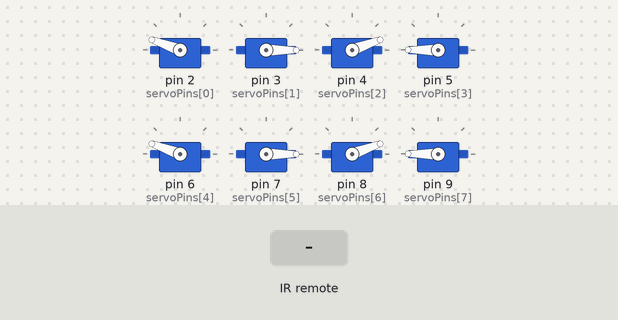
The sketch below on a simulated Arduino Uno, built with avr-gcc and run on an emulated ATmega328P. Shown: 8 × servo. The test bench sets the inputs (shaded band).

Above: at 5.2 s.
5.3 s: infrared code 0x0C received
At 6.2 s:
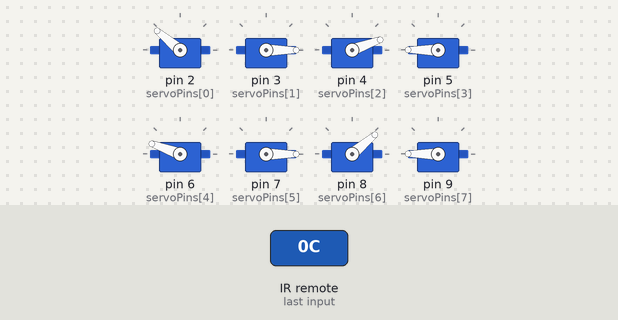
At 7.6 s:
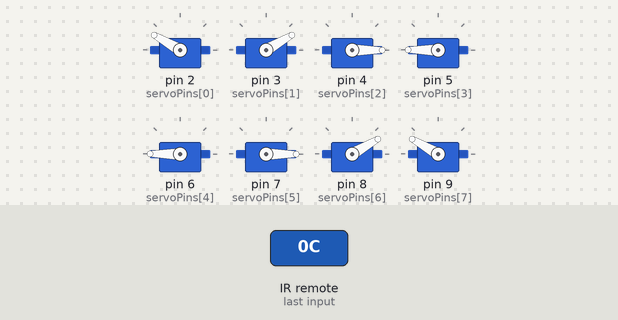
14.3 s: infrared code 0x16 received
At 14.8 s:
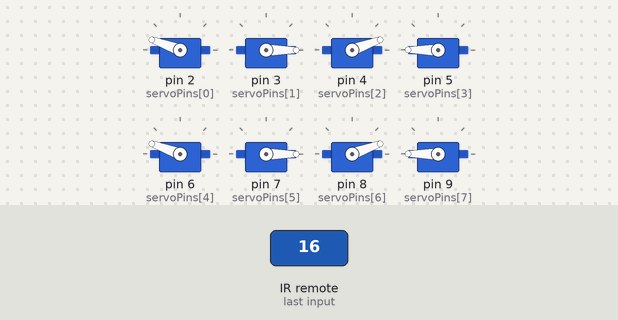
Timing chart, 0 to 17.3 s (numbered marks = the images above; inputs shaded):
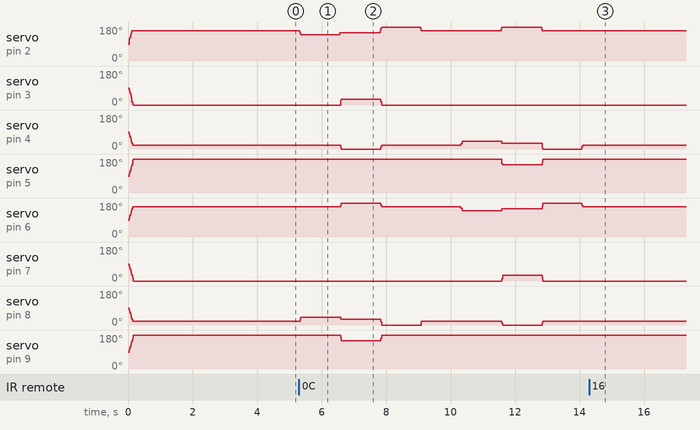

The sketch:

main.ino
```cpp
// Welcome to my quadrupled MKII's controller program
// There is (hopefully) an attatched read me with doumentation of how this works!
// Furthermore, all of my coding sessions are logged in a text document as well. Enjoy!

#include "mainHelper.h"

void setup() {

  // begin serial reading
  Serial.begin(115200);
  IrReceiver.begin(IR_PIN, ENABLE_LED_FEEDBACK);

  // attatch each servo to the pins
  for( int i = 0; i < 8; i++ ) {

        servos[ i ].attach( servoPins[ i ] );
  }

  // go to home position on startup
  homePosition( servos );

  delay(3000);
}

// main loop of the robot
void loop() {

  if( !IrReceiver.decode() ) {
    return;
  }

  // decode the data of the IR remote
  auto &d = IrReceiver.decodedIRData;

  // determine if 0 (home) or 1 (gallop)
  switch( d.command ) {

    case 0x16:

      homePosition( servos );
      break;

    case 0x0c:

      gallopingGait( servos );
      break;
  }

  IrReceiver.resume();
}

void gallopingGait( ServoEasing (&servos)[8] ) {

  // continues walk cycle until home position
  while( 1 ) {

    auto &d = IrReceiver.decodedIRData;

    if( IrReceiver.decode() ) {

      uint8_t cmd = IrReceiver.decodedIRData.command;

      IrReceiver.resume();

      if (cmd == 0x16) {

        // exit back to home
        homePosition(servos);
        return;
      }
    }

    // phase 1
    moveRobot( servos, gallopPhase1, motorTimingGallop1 );
    delay(250);

    // phase 2
    moveRobot( servos, gallopPhase2, motorTimingGallop2 );
    delay(250);

    // phase 3
    moveRobot( servos, gallopPhase3, motorTimingGallop3 );
    delay(250);

    // phase 4
    moveRobot( servos, homePositions, motorTimingHomePositon );
    delay(250);

    // phase 5
    moveRobot( servos, gallopPhase4, motorTimingGallop1 );
    delay(250);

    // phase 6
    moveRobot( servos, gallopPhase5, motorTimingGallop4 );
    delay(250);

    // phase 7
    moveRobot( servos, gallopPhase6, motorTimingGallop4 );
    delay(250);

    // phase 8
    moveRobot( servos, homePositions, motorTimingHomePositon );
    delay(250);
  }
}

// Function name: homePosition
// Input: all the servos for the legs      U   L  U   L    U   L  U   L
// Output: Movement to the home position (180, 0, 0, 180, 180, 0, 0, 180)
// Process: Moves the robot to home position
void homePosition( ServoEasing ( &servos )[ 8 ] ) {

  moveRobot( servos, homePositions, motorTimingHomePositon );
}

// Function name: MoveRobot
// Input: - Array in the following order with a upper and lower for each: FL, FR, BL, BR
// Output: Modularized movement, potential to setup LED output
// Process: One loop to set positions, then ease all motors to destinations
void moveRobot( ServoEasing ( &servos )[ 8 ], int destinationPositions[], int timings[] ) {

  for( int i = 0; i < 8; i++ ) {

    servos[i].setEaseTo( destinationPositions[i], timings[i] );
  }

  // move all servos at once
  synchronizeAllServosStartAndWaitForAllServosToStop();
}
```

mainHelper.h
```cpp
#ifndef MY_HELPERS_H
#define MY_HELPERS_H

// Libraries
#include <Arduino.h>
#include <IRremote.hpp>
#include <ServoEasing.hpp>
#include "motorUtilities.h"

// Setup IR
const int IR_PIN = 11;
decode_results results;
ServoEasing servos[8];

// Constants

// home position (every upper value is -+20)
const int homePositions[ 8 ] = { 160, 0, 20, 180, 160, 0, 20, 180 };

const int gallopPhase1[ 8 ] = { 140, 0, 20, 180, 160, 0, 40, 180 };

const int gallopPhase2[ 8 ] = { 150, 30, 0, 180, 180, 0, 30, 150 };

const int gallopPhase3[ 8 ] = { 180, 0, 20, 180, 160, 0, 0, 180 };

// opposite side (FR and BL drag)
const int gallopPhase4[ 8 ] = { 160, 0, 40, 180, 140, 0, 20, 180 };

const int gallopPhase5[ 8 ] = { 180, 0, 30, 150, 150, 30, 0, 180 };

const int gallopPhase6[ 8 ] = { 160, 0, 0, 180, 180, 0, 20, 180 };

// timings
const int motorTimingGallop1[ 8 ] = { 400, 400, 400, 400, 400, 400, 400, 400 };

const int motorTimingGallop2[ 8 ] = { 600, 600, 600, 600, 600, 600, 600, 600 };

const int motorTimingGallop3[ 8 ] = { 600, 600, 600, 600, 600, 600, 600, 600 };

const int motorTimingGallop4[ 8 ] = { 600, 600, 600, 600, 600, 600, 600, 600 };

// quicker home positions
const int motorTimingHomePositon[ 8 ] = { 600, 600, 600, 600, 600, 600, 600, 600 };

// Pins
const int servoPins[ 8 ] = { 2, 3, 4, 5, 6, 7, 8, 9 };

// Function Declorations

// Function name: gallopingGait
// Input: servos
// Output: specific instructions on how to move the robot
// Process: This will call ease motor with specific motor positions and timings
void gallopingGait( ServoEasing (&servos)[8] );

// Function name: homePosition
// Input: all the servos for the legs      U   L  U   L    U   L  U   L
// Output: Movement to the home position (180, 0, 0, 180, 180, 0, 0, 180)
// Process: This will call the moveRobot function with the above movements
void homePosition( ServoEasing (&servos)[8] );

// Function name: MoveRobot
// Input: - Array in the following order with a upper and lower for each: FL, FR, BL, BR
//        - Next is an array of changes in degrees (e.x. 0, 20, 0, 20, 0, 20, 0, 20)
//        - Lastly, an array of +/- for either positive or negative diretion for the motors
// Output: Modularized movement
// Process: I will have one for loop going through each of the three arrays, adding or subtracting each degree value.
//   Once I have the value to write I will send the values to a gradual movement function to slowly move the piece.
void moveRobot( ServoEasing (&servos)[8], int destinationPositions[], int timings[] );

#endif
```

motorUtilities.h
```cpp
#ifndef MOTOR_UTILITIES_H
#define MOTOR_UTILITIES_H

void getOperators( int motorPositions[], int destinationPositions[], char operators[] );

void getPositionOffsets( int offsets[], int positions[], int destinationPositions[] );

#endif
```

motorUtilities.ino
```cpp
#include "motorUtilities.h"

void getOperators( int motorPositions[], int destinationPositions[], char operators[] ) {

  for( int i = 0; i < 8; ++i )
    {
      operators[i] = (motorPositions[i] > destinationPositions[i]) ? '-' : '+';
    }
}

void getPositionOffsets( int offsets[], int positions[], int destinationPositions[] ) {

  for( int i = 0; i < 8; i++ ) {

    offsets[ i ] = abs( destinationPositions[ i ] - positions[ i ]);
  }
}
```

Measured:
- after the input at 14.3 s, servo on pin 2 (servoPins[0]): stops changing and stays 160°; servo on pin 3 (servoPins[1]): stays 0° (without the input it goes to 24° after 2.3 s)
